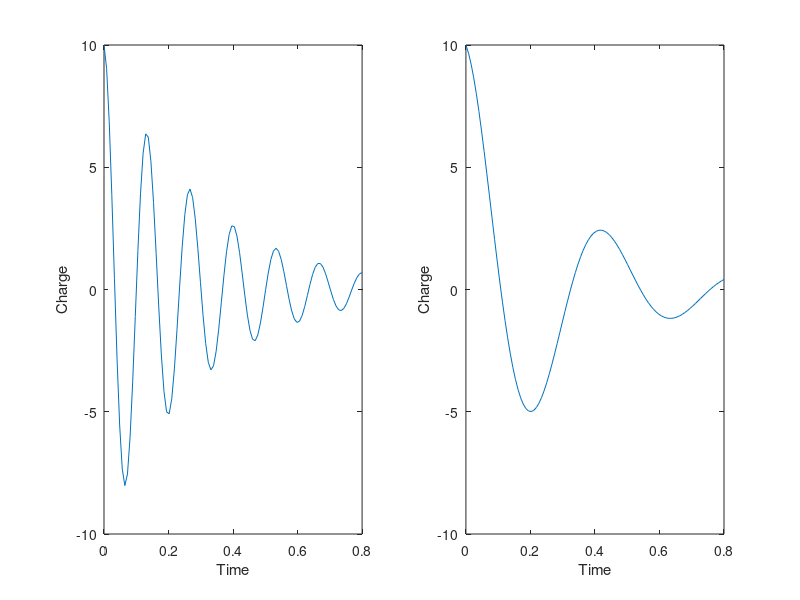

Recreate this plot in MATLAB.
% Function parameters
q0 = 10;
R = 60;
L = 9;
C = 0.00005;

% Use linspace to create an array of 100 points between 0 and 0.8
t = linspace (0,0.8,100)

% Calculate the values of q
q = q0*exp((-R*t)/(2*L)).*cos(sqrt((1/(L*C))-(R/(2*L))^2).*t)

% Plot q vs t
subplot(1,2,1)
plot(t,q) 
xlabel('Time')
ylabel('Charge')
% Make the capacitor 10x bigger
%q2 = 
C = 10*C
q2 = q0*exp((-R*t)/(2*L)).*cos(sqrt((1/(L*C))-(R/(2*L))^2).*t)

% Plot q2 vs t
subplot(1,2,2)
plot(t,q2)
xlabel('Time')
ylabel('Charge')